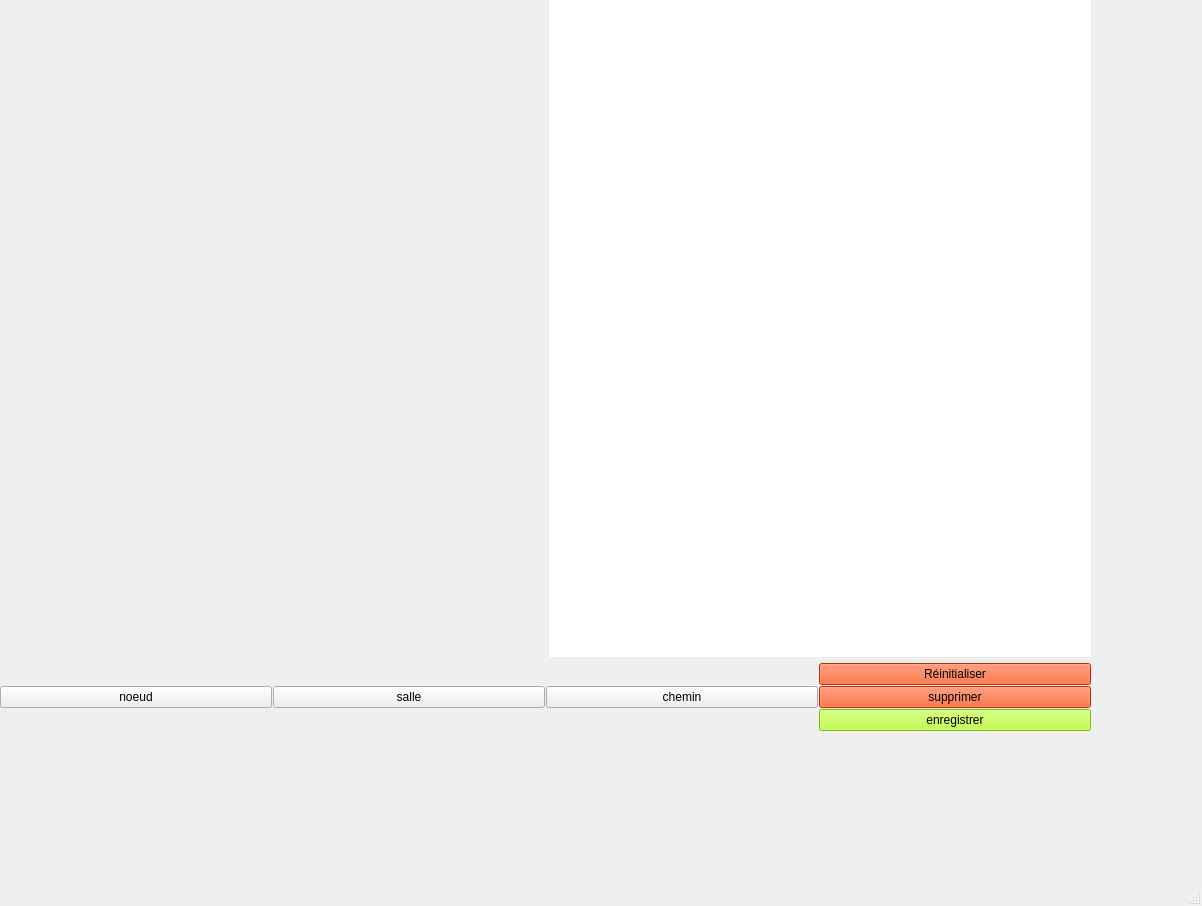
<?xml version="1.0" encoding="UTF-8"?>
<ui version="4.0">
 <class>MainWindow</class>
 <widget class="QMainWindow" name="MainWindow">
  <property name="geometry">
   <rect>
    <x>0</x>
    <y>0</y>
    <width>1202</width>
    <height>906</height>
   </rect>
  </property>
  <property name="windowTitle">
   <string>MainWindow</string>
  </property>
  <widget class="QWidget" name="centralwidget">
   <widget class="QWidget" name="verticalLayoutWidget">
    <property name="geometry">
     <rect>
      <x>0</x>
      <y>0</y>
      <width>1091</width>
      <height>731</height>
     </rect>
    </property>
    <layout class="QVBoxLayout" name="verticalLayout_2" stretch="1,1">
     <property name="sizeConstraint">
      <enum>QLayout::SetNoConstraint</enum>
     </property>
     <item>
      <layout class="QHBoxLayout" name="layout">
       <property name="sizeConstraint">
        <enum>QLayout::SetNoConstraint</enum>
       </property>
       <item>
        <widget class="QLabel" name="label">
         <property name="text">
          <string/>
         </property>
        </widget>
       </item>
       <item>
        <widget class="QLabel" name="label_2">
         <property name="sizePolicy">
          <sizepolicy hsizetype="Preferred" vsizetype="Preferred">
           <horstretch>0</horstretch>
           <verstretch>18</verstretch>
          </sizepolicy>
         </property>
         <property name="minimumSize">
          <size>
           <width>50</width>
           <height>0</height>
          </size>
         </property>
         <property name="baseSize">
          <size>
           <width>0</width>
           <height>107</height>
          </size>
         </property>
         <property name="styleSheet">
          <string notr="true">background-color: white;
</string>
         </property>
         <property name="text">
          <string/>
         </property>
        </widget>
       </item>
      </layout>
     </item>
     <item>
      <layout class="QHBoxLayout" name="horizontalLayout" stretch="2,2,2,2">
       <property name="spacing">
        <number>1</number>
       </property>
       <property name="sizeConstraint">
        <enum>QLayout::SetMinimumSize</enum>
       </property>
       <item>
        <widget class="QPushButton" name="pushButton_3">
         <property name="text">
          <string>noeud</string>
         </property>
        </widget>
       </item>
       <item>
        <widget class="QPushButton" name="pushButton_4">
         <property name="text">
          <string>salle</string>
         </property>
        </widget>
       </item>
       <item>
        <widget class="QPushButton" name="pushButton_6">
         <property name="text">
          <string>chemin</string>
         </property>
        </widget>
       </item>
       <item>
        <layout class="QVBoxLayout" name="verticalLayout">
         <item>
          <widget class="QPushButton" name="pushButton_5">
           <property name="styleSheet">
            <string notr="true">QPushButton
    {
        background-color: rgb(255, 64, 0);
    }</string>
           </property>
           <property name="text">
            <string>Réinitialiser</string>
           </property>
          </widget>
         </item>
         <item>
          <widget class="QPushButton" name="pushButton_2">
           <property name="styleSheet">
            <string notr="true">QPushButton
    {
        background-color: rgb(255, 64, 0);
    }</string>
           </property>
           <property name="text">
            <string>supprimer</string>
           </property>
          </widget>
         </item>
         <item>
          <widget class="QPushButton" name="pushButton">
           <property name="styleSheet">
            <string notr="true">QPushButton{
        background-color: rgb(180, 255, 30);
    }</string>
           </property>
           <property name="text">
            <string>enregistrer</string>
           </property>
          </widget>
         </item>
        </layout>
       </item>
      </layout>
     </item>
    </layout>
   </widget>
  </widget>
  <widget class="QMenuBar" name="menubar">
   <property name="geometry">
    <rect>
     <x>0</x>
     <y>0</y>
     <width>1202</width>
     <height>21</height>
    </rect>
   </property>
  </widget>
  <widget class="QStatusBar" name="statusbar"/>
 </widget>
 <resources/>
 <connections/>
</ui>
